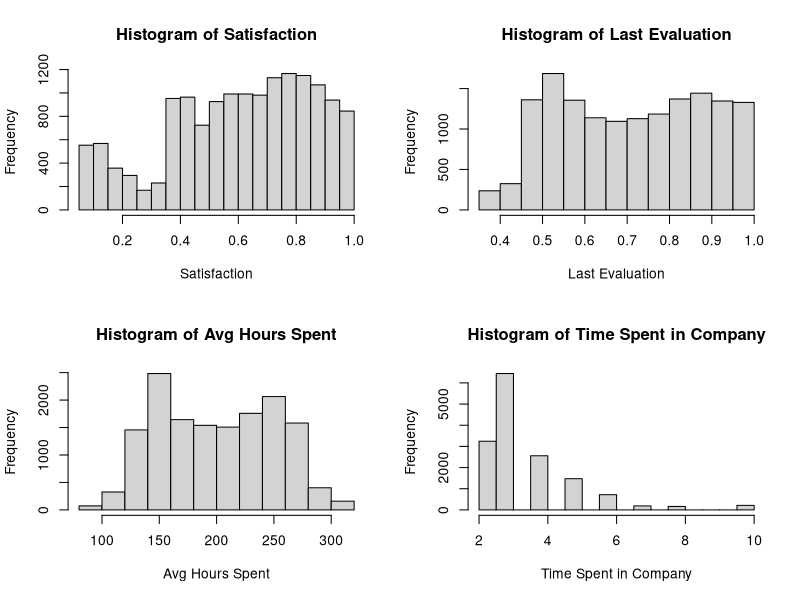
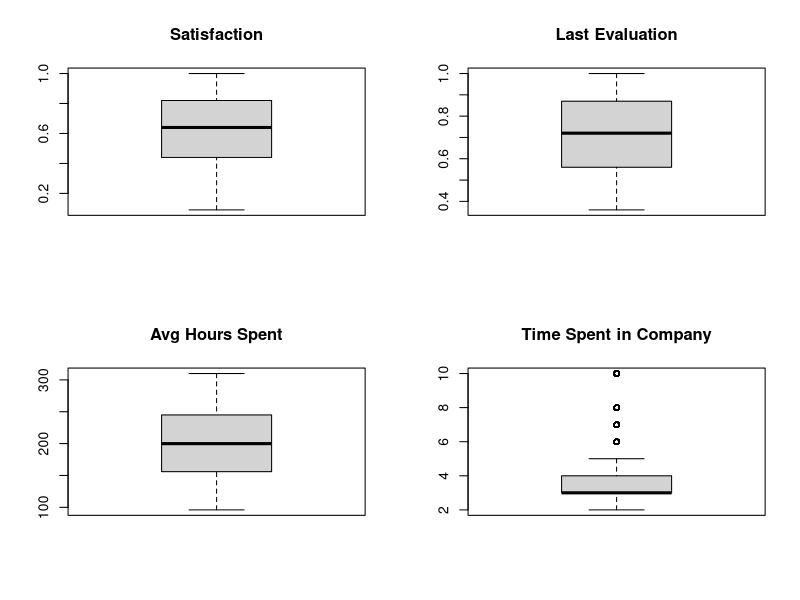
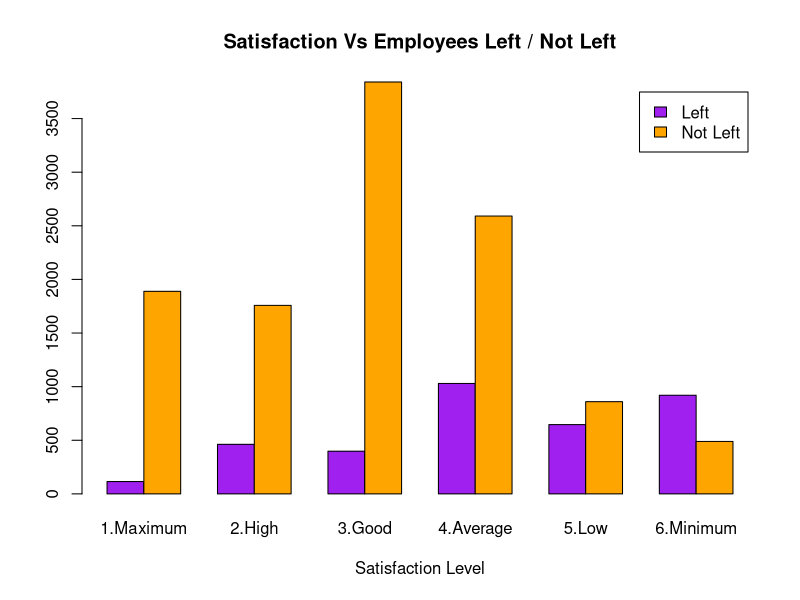
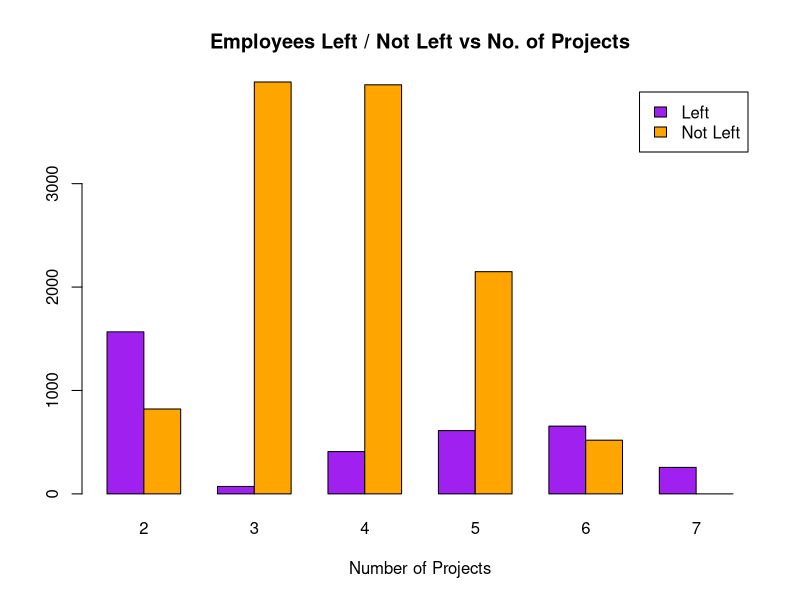
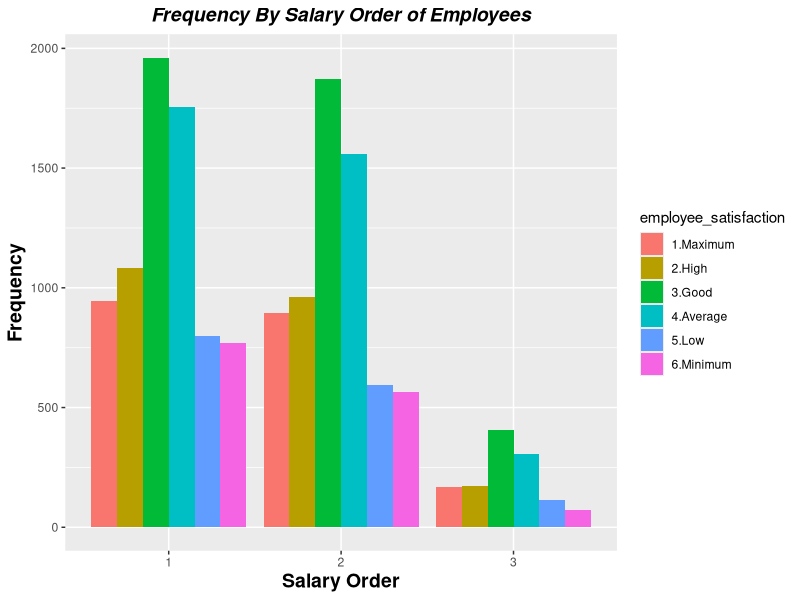
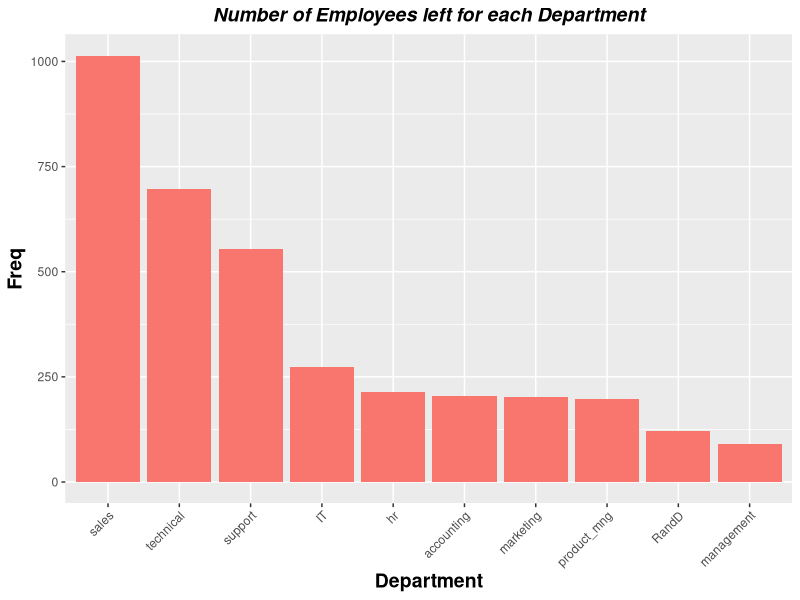
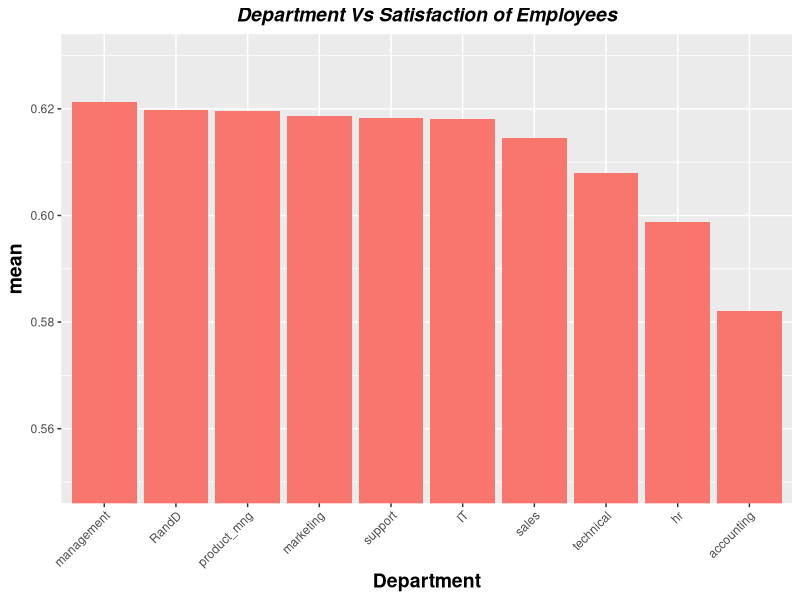
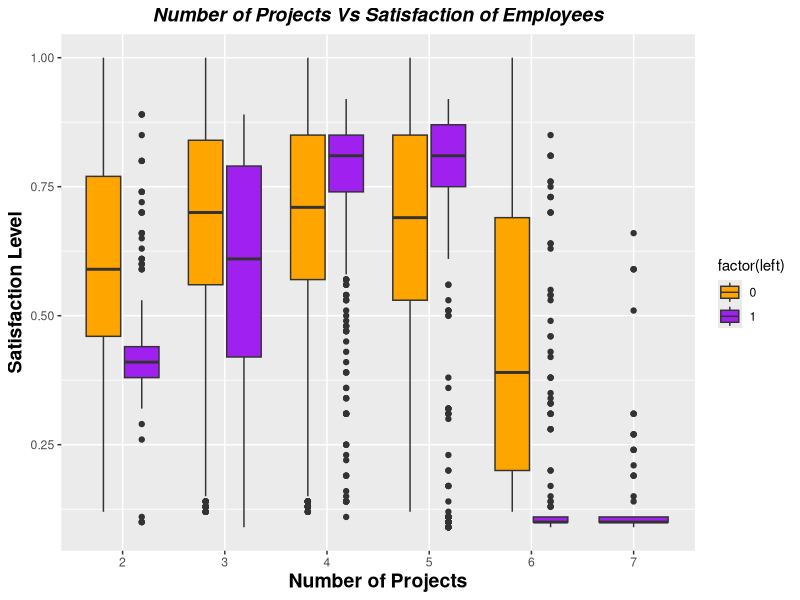

Recreate these plots in R, in order.
setwd("C:/Users/surya/Desktop/SpringSemester")

#load the data
mydata = read.csv("HR_comma_sep.csv")

#Adding a new column called 'salaryOrder'
mydata$salaryOrder[which(mydata$salary == "low")] = 1
mydata$salaryOrder[which(mydata$salary == "medium")] = 2
mydata$salaryOrder[which(mydata$salary == "high")] = 3

#Adding a new column called 'employee_satisfaction'
mydata$employee_satisfaction[mydata$satisfaction_level >= 0.9] = '1.Maximum'
mydata$employee_satisfaction[mydata$satisfaction_level >= 0.8 & mydata$satisfaction_level < 0.9 ] = '2.High'
mydata$employee_satisfaction[mydata$satisfaction_level >= 0.6 & mydata$satisfaction_level < 0.8 ] = '3.Good'
mydata$employee_satisfaction[mydata$satisfaction_level >= 0.4 & mydata$satisfaction_level < 0.6 ] = '4.Average'
mydata$employee_satisfaction[mydata$satisfaction_level >= 0.2 & mydata$satisfaction_level < 0.4 ] = '5.Low'
mydata$employee_satisfaction[mydata$satisfaction_level <  0.2] = '6.Minimum'

#Converting the employee_satisfaction column as a factor
mydata$employee_satisfaction = as.factor(mydata$employee_satisfaction)

#One more new variable for 'left' for string representation.
mydata$leftFlag[mydata$left ==  1] = 'Left'
mydata$leftFlag[mydata$left ==  0] = 'Not Left'

#Data Summary
dim(mydata)
str(mydata)
summary(mydata)
#Get the class
sapply(mydata,class)

#par(mfrow=c(1,1))

#attach(mydata)

#********************EDA********************

#********************HISTOGRAMS********************

par(mfrow=c(2,2))
hist(mydata$satisfaction_level, main = "Histogram of Satisfaction", xlab = "Satisfaction")
hist(mydata$last_evaluation, main = "Histogram of Last Evaluation", xlab = "Last Evaluation")
#hist(mydata$number_project, main = "Histogram of No. of Projects", xlab = "No. of Projects")
hist(mydata$average_montly_hours, main = "Histogram of Avg Hours Spent", xlab = "Avg Hours Spent")
hist(mydata$time_spend_company, main = "Histogram of Time Spent in Company", xlab = "Time Spent in Company")



#********************BOXPLOTS********************

par(mfrow=c(2,2))
boxplot(mydata$satisfaction_level, main = "Satisfaction")
boxplot(mydata$last_evaluation, main = "Last Evaluation")
#boxplot(mydata$number_project, main = "No. of Projects")
boxplot(mydata$average_montly_hours, main = "Avg Hours Spent")
boxplot(mydata$time_spend_company, main = "Time Spent in Company")

#********************Satisfaction Vs Employees Left / Not Left********************

par(mfrow=c(1,1))
#Create a barplot 'Employees left vs Satisfaction'
SatisfactionAndLeftTable <- table(mydata$leftFlag, mydata$employee_satisfaction)
barplot(SatisfactionAndLeftTable, main="Satisfaction Vs Employees Left / Not Left",
        xlab="Satisfaction Level", col=c("purple","orange"),
        legend = rownames(SatisfactionAndLeftTable), beside=TRUE)

#********************Employees Left / Not Left vs No. of Projects********************

projectsPlotData <- table(mydata$leftFlag, mydata$number_project)
barplot(projectsPlotData, main="Employees Left / Not Left vs No. of Projects",
        xlab="Number of Projects", col=c("purple","orange"),
        legend = rownames(projectsPlotData), beside=TRUE)


#********************Frequency By Salary Order of Employees********************

table1<-table(mydata$salaryOrder,(mydata$employee_satisfaction))
#print(table1)
table1<-as.data.frame(table1)
table1$salaryOrder = table1$Var1
table1$employee_satisfaction = table1$Var2
table1$Var1= NULL
table1$Var2= NULL

print(table1)
library(ggplot2)

p<-ggplot(table1, aes(x=salaryOrder,y=Freq,fill=employee_satisfaction)) +
  geom_bar(position="dodge",stat='identity') +
  ggtitle("Frequency By Salary Order of Employees") +xlab("Salary Order") +ylab("Frequency")

p = p + theme(
  plot.title = element_text(color="Black", size=14, face="bold.italic", hjust = 0.5),
  axis.title.x = element_text(color="Black", size=14, face="bold"),
  axis.title.y = element_text(color="Black", size=14, face="bold")  
)
print(p)

#********************Number of Employees left for each Department********************

roleTable<-table(mydata$role,mydata$left)
roledf<-as.data.frame(roleTable)
roledf$role = roledf$Var1
roledf$leftFlag = roledf$Var2
roledf$Var1= NULL
roledf$Var2= NULL

roledfLeft<-subset(roledf,leftFlag==1)
print(roledfLeft)

#Employees Left By Department
roledfLeft$role <- factor(roledfLeft$role, levels = roledfLeft$role[order(-roledfLeft$Freq)])
e<-ggplot(roledfLeft, aes(x=role,y=Freq,fill="Orange")) +
  geom_bar(stat='identity') +theme(axis.text.x = element_text(angle = 45, hjust = 1))+ guides(fill=FALSE) +
  ggtitle("Number of Employees left for each Department") +xlab("Department")

e = e + theme(
  plot.title = element_text(color="Black", size=14, face="bold.italic", hjust = 0.5),
  axis.title.x = element_text(color="Black", size=14, face="bold"),
  axis.title.y = element_text(color="Black", size=14, face="bold")
)
print(e)

#********************Department Vs Satisfaction of Employees********************

library(dplyr)
groupedByRole = mydata %>%
  group_by(role) %>%
  summarise(mean=mean(satisfaction_level), sd=sd(satisfaction_level), count=n())

groupedByRole = data.frame(groupedByRole)
groupedByRole = groupedByRole[order(groupedByRole$mean),]
p<-ggplot(groupedByRole, aes(x=reorder(role, -mean),y=mean,fill="Orange")) +
  geom_bar(stat='identity') +theme(axis.text.x = element_text(angle = 45, hjust = 1))+ guides(fill=FALSE) +coord_cartesian(ylim = c(0.55, 0.63)) +
  ggtitle("Department Vs Satisfaction of Employees") +xlab("Department")

p = p + theme(
  plot.title = element_text(color="Black", size=14, face="bold.italic", hjust = 0.5),
  axis.title.x = element_text(color="Black", size=14, face="bold"),
  axis.title.y = element_text(color="Black", size=14, face="bold")
)
print(p)

#********************Number of Projects Vs Satisfaction of Employees********************

p<-ggplot(mydata, aes(x = factor(number_project), y = satisfaction_level, fill=factor(left))) +
  geom_boxplot() + scale_fill_manual(values = c("orange", "purple"))+
  ggtitle("Number of Projects Vs Satisfaction of Employees") +xlab("Number of Projects") +ylab("Satisfaction Level")

p = p + theme(
  plot.title = element_text(color="Black", size=14, face="bold.italic", hjust = 0.5),
  axis.title.x = element_text(color="Black", size=14, face="bold"),
  axis.title.y = element_text(color="Black", size=14, face="bold")
)
print(p)

#********************Correlations********************

#install.packages("corrplot")
library(corrplot)
#Check for correlations for all the variables
corrplot(cor(mydata[ ,c("last_evaluation","number_project","average_montly_hours","time_spend_company","Work_accident", "satisfaction_level", "left", "promotion_last_5years", "salaryOrder")]), method = "square", type="lower") 
#Check for correlations for the variables of interest
corrplot(cor(mydata[ ,c("satisfaction_level","last_evaluation","number_project","average_montly_hours","time_spend_company","left")]), method = "square", type="full")

